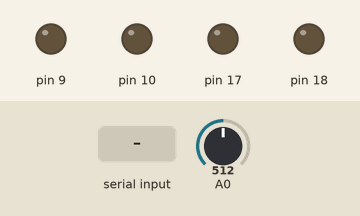
A program run on a simulated Arduino Uno, built with avr-gcc and run on an emulated ATmega328P. Shown: output pins drawn as LEDs (lit = HIGH). The inputs (shaded band) are chosen by the test bench; at power-on: A0 = 512.

Above: at 0.8 s.
0.9 s: "1" received over Serial
At 1.4 s:
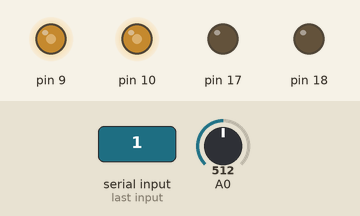
Timing chart, 0 to 3.9 s (numbered marks = the images above; inputs shaded):
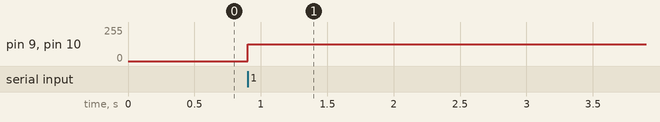

Measured:
- after the input at 0.9 s, pin 9, pin 10: 0/255 → 127/255 at once

The program:

main.cpp
```cpp
#include <Arduino.h>
#include "protocol.h"

#define F_CPU 16000000L

handler proto; // protocol handler instance

float pos_integral = 0;
float cur_integral = 0;

// hardware control
void set_motor(int16_t val){
    // clip to working range
    val = val > 255 ? 255 : val;
    val = val < -255 ? -255 : val;
    val += 255;
    OCR1B = val / 2;
    OCR1A = 255 - ((val + 1) / 2);
}

// pwm overflow isr
ISR(ADC_vect){
    proto.current = ADC;
}

// timer 1 overflow isr
ISR(TIMER1_OVF_vect){
    TIFR1 |= _BV (TOV1); // manually clear timer 1 interrupt flag
}

int main(void){
    // init arduino framework
    init();

    // init motor
    DDRB |= _BV (PB1) | _BV (PB2); // set pwm pins to output

    // init uart
    DDRC |= _BV (PC3);
    Serial.begin(115200);

    // init led
    DDRC |= _BV (PC4);

    // init servo pwm timer
    TCCR1A = _BV (COM1A1) | _BV (COM1B1); // set output high on compare match
    TCCR1B &= 0b11000000;  // clear prescaler and wgm
    TCCR1B |= _BV (WGM13); // set waveform generation mode to phase and frequency correct
    TCCR1B |= _BV (CS10);  // prescaler of 8
    ICR1 = 0xFF;           // TOP value
    TIMSK1 |= _BV (TOIE1); // enable timer 1 overflow interrupt

    // init adc
    PORTC &= ~(_BV (PC0) | _BV(PC1)); // disable pullups
    DDRC &= ~(_BV (PC0) | _BV(PC1)); // set adc pins to input
    ADCSRA = _BV (ADEN) // enable adc
           | _BV (ADATE) // enable auto adc triggering
           | _BV (ADIE) // enable adc end conversion interrupt
           | _BV (ADIF) // clear adc interrupt
           | _BV (ADPS0) // set prescaler to 128 to get 125khz adc clock
           | _BV (ADPS1)
           | _BV (ADPS2);
    ADCSRB = _BV (ADTS1) | _BV (ADTS2); // adc auto trigger on timer 1 overflow
    DIDR0 = _BV (ADC0D) | _BV (ADC1D); // disable input port logic for adc gpios
    ADMUX = _BV (REFS0); // set ref to avcc and mux to ADC0
    ADCSRA |= _BV (ADSC); // let the hardware initialize itself by starting the first 25 clock cycle conversion

    unsigned long prev_time = 0;

    while(1){
        if(micros() - prev_time > 2000){
            prev_time = micros();
            // read and update position
            ADCSRA &= ~(_BV (ADATE) | _BV (ADIE)); // disable auto triggering and adc interrupt vector
            while(ADCSRA & _BV (ADSC)); // wait for conversion to end
            ADMUX |= _BV (MUX0); // set mux to PC1 gpio
            ADCSRA |= _BV (ADSC); // manually trigger the adc
            while(ADCSRA & _BV (ADSC)); // wait for conversion to end
            proto.position = ADC; // read value
            ADMUX &= ~(_BV (MUX0)); // reset mux to PC0 gpio
            ADCSRA |= _BV (ADATE) | _BV (ADIE); // reenable auto triggering and adc interrupt vector

            float pos_error = (proto.position / 2.841666666f) - proto.set_point;
            // float torque_error = proto.torque - proto.max_torque;

            pos_integral += pos_error * 0.002;  // dt is constant and equal to 1/500Hz = 0.002s
            float pos_out = proto.pos_kc * (pos_error + proto.pos_inv_ti * pos_integral);
            set_motor(pos_out);
        }
        proto.handle();
    }
    return 0;
}
```
